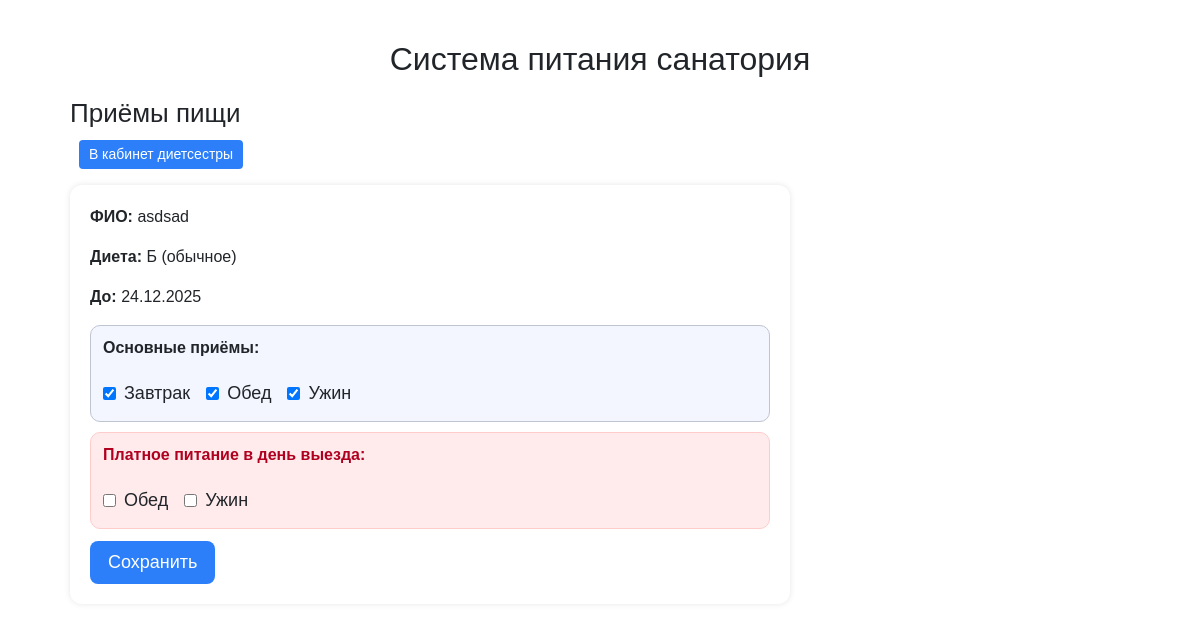
Screenshot of /diet/guests/8/meals/ (signed in) with the database file from the repository.
### dining/models.py (models this page shows, shortened)
class Guest(models.Model):
    full_name = models.CharField(max_length=200, verbose_name="ФИО")
    start_date = models.DateField(verbose_name="Дата заезда")
    end_date = models.DateField(verbose_name="Дата выезда")
    access_code = models.CharField(
        max_length=10,
        unique=True,
        verbose_name="Код доступа",
        help_text="Пароль для входа гостя",
    )
    diet_kind = models.CharField(
        max_length=10,
        choices=DIET_TYPE_CHOICES,
        default="B",
        verbose_name="Вид диеты (П/Б/БД)",
    )
    breakfast_allowed = models.BooleanField(
        default=True, verbose_name="Завтрак", help_text="Разрешить выбор завтрака"
    )
    lunch_allowed = models.BooleanField(
        default=True, verbose_name="Обед", help_text="Разрешить выбор обеда"
    )
    snack_allowed = models.BooleanField(
        default=False, verbose_name="Полдник", help_text="Разрешить выбор полдника"
    )
    dinner_allowed = models.BooleanField(
        default=True, verbose_name="Ужин", help_text="Разрешить выбор ужина"
    )
    departure_lunch = models.BooleanField(
        default=False,
        verbose_name="Обед в день выезда (платный)",
        help_text="Разрешить обед в последний день пребывания"
    )
    departure_dinner = models.BooleanField(
        default=False,
        verbose_name="Ужин в день выезда (платный)",
        help_text="Разрешить ужин в последний день пребывания"
    )
    class Meta:
        verbose_name = "Отдыхающий"
        verbose_name_plural = "Отдыхающие"

### dining/views.py (the view)
# urls.py: path("diet/guests/<int:guest_id>/meals/", views.guest_meals_edit_view, name="guest_meals_edit"),
@login_required
def guest_meals_edit_view(request, guest_id: int):
    guest = get_object_or_404(Guest, id=guest_id)
    next_url = request.GET.get("next") or request.POST.get("next") or ""
    if request.method == "POST":
        form = GuestMealsForm(request.POST, instance=guest)
        if form.is_valid():
            form.save()
            messages.success(request, f"Приёмы пищи обновлены: {guest.full_name}")
            if next_url and url_has_allowed_host_and_scheme(
                next_url,
                allowed_hosts={request.get_host()},
            ):
                return redirect(next_url)
            return redirect("guest_list")
    else:
        form = GuestMealsForm(instance=guest)
    return render(request, "dining/guest_meals_edit.html", {
        "guest": guest,
        "form": form,
        "next": next_url,
    })

### dining/forms.py
class GuestMealsForm(forms.ModelForm):
    class Meta:
        model = Guest
        fields = [
            "breakfast_allowed", "lunch_allowed", "snack_allowed", "dinner_allowed",
            "departure_lunch", "departure_dinner"
        ]
        labels = {
            "breakfast_allowed": "Завтрак",
            "lunch_allowed": "Обед",
            "snack_allowed": "Полдник",
            "dinner_allowed": "Ужин",
            "departure_lunch": "Обед в день выезда (платный)",
            "departure_dinner": "Ужин в день выезда (платный)",
        }
        widgets = {
            "breakfast_allowed": forms.CheckboxInput(),
            "lunch_allowed": forms.CheckboxInput(),
            "snack_allowed": forms.CheckboxInput(),
            "dinner_allowed": forms.CheckboxInput(),
            "departure_lunch": forms.CheckboxInput(),
            "departure_dinner": forms.CheckboxInput(),
        }

### templates/dining/guest_meals_edit.html (shortened to what this page needs)
{% extends "base.html" %}
{% block content %}
<h2>Приёмы пищи</h2>
<p>
  <a href="{% url 'diet_home' %}" class="btn-link">В кабинет диетсестры</a>
</p>
<div class="panel" style="max-width: 720px;">
  <p><strong>ФИО:</strong> {{ guest.full_name }}</p>
  <p><strong>Диета:</strong> {{ guest.get_diet_kind_display }}</p>
  <p><strong>До:</strong> {{ guest.end_date|date:"d.m.Y" }}</p>
  <form method="post" class="staff-form">
    <div style="display:flex; flex-wrap:wrap; gap:16px; padding:10px 12px; background:#f3f6ff; border:1px solid #bfc4d1; border-radius:10px; margin-bottom:10px;">
      <div style="width:100%; font-weight:bold; margin-bottom:4px;">Основные приёмы:</div>
      <label style="display:inline-flex; align-items:center; gap:8px;">
        {{ form.breakfast_allowed }} Завтрак
      </label>
      <label style="display:inline-flex; align-items:center; gap:8px;">
        {{ form.lunch_allowed }} Обед
      </label>
      <label style="display:inline-flex; align-items:center; gap:8px;">
        {{ form.dinner_allowed }} Ужин
      </label>
    </div>
    <div style="display:flex; flex-wrap:wrap; gap:16px; padding:10px 12px; background:#ffebeb; border:1px solid #ffcccc; border-radius:10px;">
      <div style="width:100%; font-weight:bold; margin-bottom:4px; color:#b00020;">Платное питание в день выезда:</div>
      <label style="display:inline-flex; align-items:center; gap:8px;">
        {{ form.departure_lunch }} Обед
      </label>
      <label style="display:inline-flex; align-items:center; gap:8px;">
        {{ form.departure_dinner }} Ужин
      </label>
    </div>
    <div style="margin-top: 12px;">
      <button type="submit" class="btn-primary" style="font-size:18px; padding:8px 18px; min-width:auto;">
        Сохранить
      </button>
    </div>
  </form>
</div>
{% endblock %}

### templates/base.html (style rules this page uses)
body { font-family: sans-serif; margin: 20px; }
.btn-link { display: inline-block; padding: 6px 12px; background: #2d7ff9; color: #fff; text-decoration: none; border-radius: 4px; font-size: 16px; }
h2 { font-size: 26px; margin: 20px 0 10px 0; }
.panel { background: #ffffff; border-radius: 12px; padding: 20px; box-shadow: 0 0 6px rgba(0,0,0,0.1); margin-bottom: 20px; }
.btn-primary { font-size: 22px; padding: 10px 24px; border-radius: 8px; border: none; background: #2d7ff9; color: #fff; cursor: pointer; }
.staff-form label { display: block; font-size: 18px; margin-bottom: 4px; }
.btn-link { display: inline-block; padding: 4px 10px; background: #2d7ff9; color: #fff; text-decoration: none; border-radius: 4px; font-size: 14px; }

### rows the page displays
Guest: full_name "asdsad", diet_kind "Б (обычное)", end_date "24.12.2025", breakfast_allowed "☑", lunch_allowed "☑", dinner_allowed "☑"
